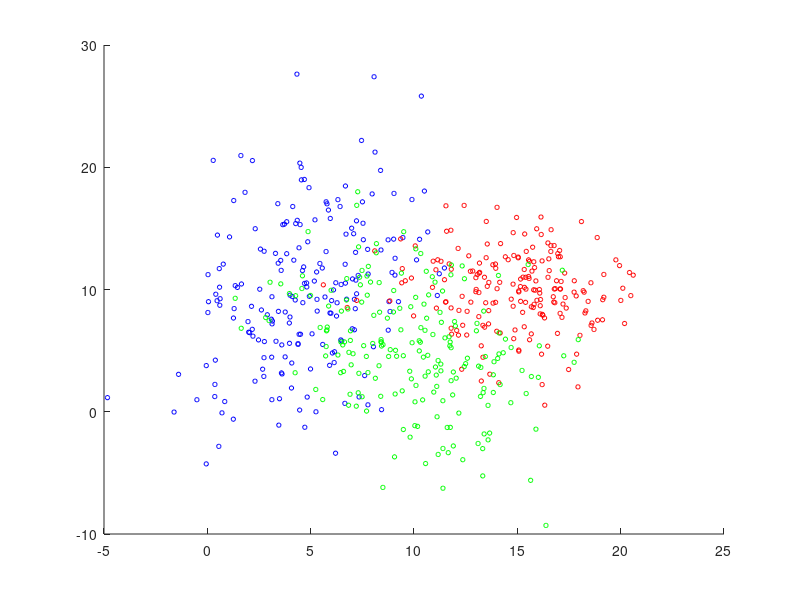

Write the MATLAB code that produced this figure. (Note: this script raises an error after producing the figure.)
clear all;
close all;

MU1 = [5 10];
SIGMA1 = [8 4; 4 40];
MU2 = [15 10];
SIGMA2 = [8 0; 0 8];
MU3 = [10 5];
SIGMA3 = [10 -5; -5 20];
X1 = mvnrnd(MU1,SIGMA1,200);
X2 = mvnrnd(MU2,SIGMA2,200);
X3 = mvnrnd(MU3, SIGMA3, 200);

range1 = [-5:0.1:20]
range2 = [-5:0.1:20]

figure;
hold on;

scatter(X1(:,1), X1(:,2), 10, 'b');
scatter(X2(:,1), X2(:,2), 10, 'r');
scatter(X3(:,1), X3(:,2), 10, 'g');

[c_vectors, c_values] = eigs(SIGMA1);
[d_vectors, d_values] = eigs(SIGMA2);
[e_vectors, e_values] = eigs(SIGMA3);

c_theta = atan2(c_vectors(2,1), c_vectors(1,1));
plot_ellipse(MU1(1), MU1(2), c_theta, sqrt(c_values(1,1)), sqrt(c_values(2,2)));

d_theta = atan2(d_vectors(2,1), d_vectors(1,1));
plot_ellipse(MU2(1), MU2(2), d_theta, sqrt(d_values(1,1)),sqrt(d_values(2,2)));

e_theta = atan2(e_vectors(2,1), e_vectors(1,1));
plot_ellipse(MU3(1), MU3(2), e_theta, sqrt(e_values(1,1)),sqrt(e_values(2,2)));

map_1 = MAP([MU1; MU2; MU3], range1, range2, cat(3, SIGMA1, SIGMA2, SIGMA3), [2/9 4/9 1/3]);
contour(range1, range2, map_1', 2, '--r');
hold on;

case2_classes = {X1, X2, X3};
confusion = zeros(size(case2_classes, 2));

for i=1:size(case2_classes, 2)
    current_class = cell2mat(case2_classes(i));
    for j=1:size(current_class, 1)

       predicted = MAP([MU1; MU2; MU3], current_class(j,1), current_class(j,2), cat(3, SIGMA1, SIGMA2, SIGMA3),[2/9 4/9 1/3] );
   
       confusion(i,predicted) = confusion(i,predicted) + 1;
    end
end 

confusion
